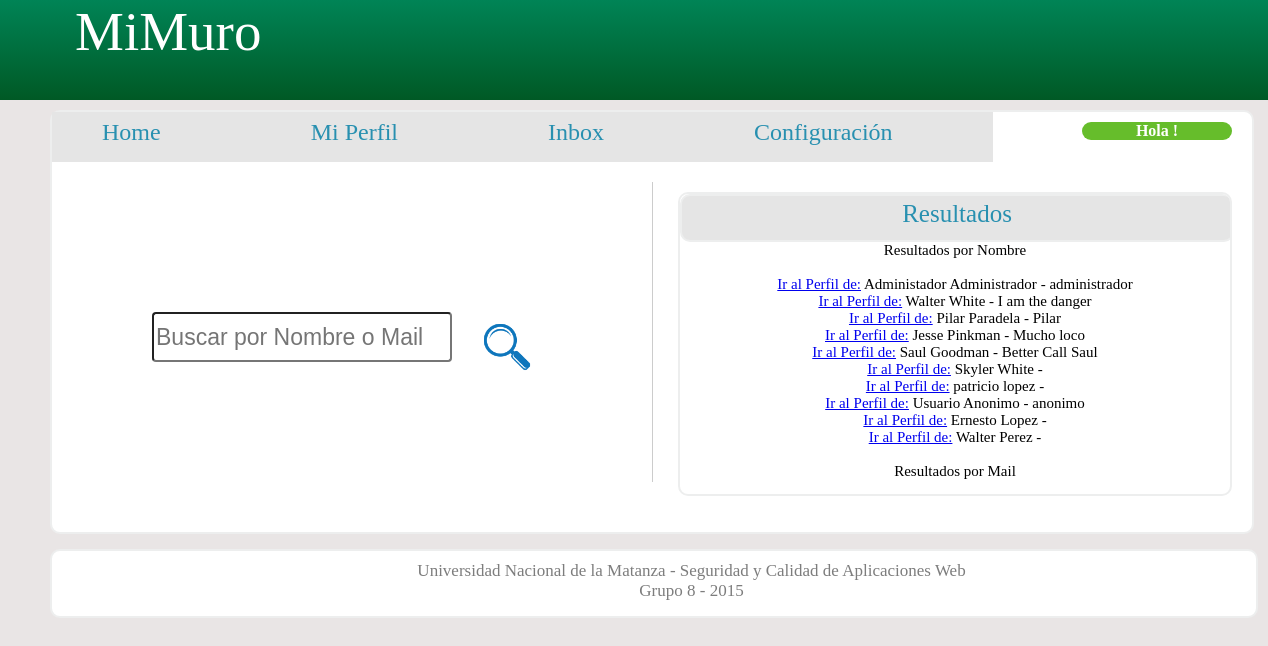
Page /paginas/resultados.php on the committed database.
### tables this page shows
CREATE TABLE `usuario` (
  `idusuario` int(11) NOT NULL AUTO_INCREMENT,
  `nombre` text NOT NULL,
  `apellido` text NOT NULL,
  `mail` text NOT NULL,
  `descripcion` text,
  `password` varchar(100) NOT NULL,
  `administrador` int(11) NOT NULL DEFAULT '0',
  `privacidad` int(11) NOT NULL DEFAULT '3',
  `opcmensajes` int(11) NOT NULL DEFAULT '1',
  PRIMARY KEY (`idusuario`)
);

### paginas/mysql.php (called while the page is built, shortened)
<?php
$server="localhost:3306";
$user="root";
$password="";
$conexion=(mysqli_connect($server,$user,$password));
$consulta=mysqli_query($conexion,$con);
?>

### paginas/resultados.php (the view, shortened to what this page needs)
<!DOCTYPE html>
<html>
<head>
	<link rel="stylesheet" type="text/css" href="../css/estilo2.css"/>
</head>
<body>
<div class="header">
						<?php if 		($_SESSION==null){
						?>
									<div><a href="../index.php" class="mimuro">MiMuro</a></div>
						<?php
							}		else{
						?>
									<div><a href="home.php" class="mimuro">MiMuro</a></div>
						<?php
							}
						?>
		</div>
		<div id="container">
					<ul class="dropdown">
						<li><a href="home.php" class="dir">Home</a></li>
						<li><a href="perfil.php" class="dir">Mi Perfil</a></li>
						<li><a href="mensajes-privados.php" class="dir">Inbox</a></li>
						<li><a href="conf.php" class="dir">Configuraci&oacute;n</a></li>
					</ul>
					<div class="bienvenidos">
						Hola <?php
							?>!
					</div>
					<div id="home">
						<div id="search">
						<form method="post" action="resultados.php" name="busqueda">
						<div id="busqueda"><input type="text" placeholder="Buscar por Nombre o Mail" name="search"
								  style="border-radius:4px; width:300px; height:50px;font-size: 23px" id="busqueda" /></div>
							<div id="lupa"> <input type="image" src="../img/icono_buscar.png" style="width:70px; height:70px;" /></div>
						</form>
						</div>
						<div class="lineavertical2"></div>
						<div id="resultados">
						<div id="mensajestitulo">Resultados</div>
						<?php
						$d=$_POST['search'];
						$con="CALL search1('%$d%')";
						require ("mysql.php");
						echo "<div class='aviso'>Resultados por Nombre</br></br>";
						while($resultados=mysqli_fetch_array($consulta)){
   						echo '<a href="perfil.php?p='.base64_encode($resultados['idusuario']).'">Ir al Perfil de:</a>';
   						echo ' '.$resultados['nombre'].' ';
   						echo $resultados['apellido']." - ";
   						echo $resultados['descripcion']."</br>";
   						}
   						$con="CALL search2('%$d%')";
						require ("mysql.php");
						echo "Resultados por Mail</br></br>";
					    ?>
						</div>
  					</div>
  		</div>
  		</div>
  		<div class="footer">
	  		<div class="pie">
	  		Universidad Nacional de la Matanza - Seguridad y Calidad de Aplicaciones Web <br>
	  		 Grupo 8 - 2015
	  		</div>
  		</div>
</body>
</html>

### css/estilo2.css (style rules this page uses)
body { background-color: #E9E5E5; padding: 0px; margin:0 auto; min-width:960px; }
#container { width: 1200px; height: 420px; margin-top: 10px; border-radius: 10px; border:solid; border-color: #edeeee; border-width: 2px; margin-right: 50px; margin-left:50px; background-color: #fff; }
.header { background: #b4ddb4; background: -moz-linear-gradient(top, #b4ddb4 0%, #008456 0%, #005925 100%); background: -webkit-gradient(linear, left top, left bottom, color-stop(0%,#b4ddb4), color-stop(0%,#008456), color-stop(100%,#005925)); background: -webkit-linear-gradient(top, #b4ddb4 0%,#008456 0%,#005925 100%); background: -o-linear-gradient(top, #b4ddb4 0%,#008456 0%,#005925 100%); background: -ms-linear-gradient(top, #b4ddb4 0%,#008456 0%,#005925 100%); background: linear-gradient(to bottom, #b4ddb4 0%,#008456 0%,#005925 100%); filter: progid:DXImageTransform.Microsoft.gradient( startColorstr='#b4ddb4', endColorstr='#005925',GradientType=0 ); width: 100%; height: 100px; border:0px; padding: 0px; background-repeat: repeat; margin: 0 auto; }
a.mimuro { font-family: 'Corbel'; font-size: 55px; color: #fff; margin-left: 75px; padding-top: 20px; text-decoration: none; }
.footer { width: 1204px; height: 65px; background-color: #fff; border:solid; border-color: #edeeee; border-width: 2px; margin-top: 15px; margin-left:50px; border-radius: 10px; margin-bottom: 0px; }
.pie { font-family: 'Corbel'; font-size: 17px; color: #7D7D7D; margin-left: 75px; text-align: center; margin-top: 10px; }
.dropdown { height:50px; width:960px; }
ul.dropdown, ul.dropdown li, ul.dropdown ul { list-style: none; margin: 0; padding: 0; height: 50px; }
ul.dropdown { position: relative; z-index: 597; float: left; height: 50px; }
ul.dropdown li { float: left; min-height: 1px; line-height: 1.3em; vertical-align: middle; height: 50px; }
ul.dropdown { font: normal 12px 'Corbel', text-transform: uppercase; height: 50px; }
ul.dropdown li { padding: 7px 0; background-color: #E5E5E5; color: #2890B0; line-height: normal; height: 50px; }
ul.dropdown a:link, ul.dropdown a:visited { color: #2890B0; text-decoration: none; font-family: 'Corbel';font-size: 24px; }
ul.dropdown *.dir { padding-right: 100px; background-image: none; background-position: 100% 50%; background-repeat: no-repeat; }
ul.dropdown li a { display: block; padding: 7px 50px; }
ul.dropdown li { padding: 0; }
#home { width: 1200px; height: 300px; float: left; }
#search { width: 450px; height: 150px; margin-left: 100px; margin-top: 150px; float: left; }
#busqueda { width: 300px; height: 50px; float: left; padding-right: 20px; }
#lupa { width: 70px; height: 70px; float: left; padding-right: 10px; }
.lineavertical2 { border-left: 1px solid #ccc; height: 300px; width: 1px; margin-left: 600px; margin-top: 20px; position: absolute; }
#resultados { width:550px; height: 300px; float: right; margin-top: 30px; margin-right: 20px; border-radius: 10px; border: solid; border-width: 2px; border-color: #edeeee; overflow-y:scroll; overflow-x:none; }
#mensajestitulo { border: solid; width: 100%; height: 40px; text-align: center; padding-top: 4px; font-family: 'Corbel'; font-size: 25px; color: #2890B0; background-color: #E5E5E5; border-radius: 10px; border: solid; border-width: 2px; border-color: #edeeee; }
.bienvenidos { color: #fff; background-color: #66bd2b; border-color: #2e6da4; width: 150px; float: right; margin-top: 10px; margin-right: 20px; text-align: center; font-family: 'Corbel'; border-radius: 10px; font-weight: bold; }
.aviso { font-family: 'Corbel'; text-align: center; font-size: 15px; }

### rows in the picture
usuario: nombre "Administador", apellido "Administrador", descripcion "administrador"
usuario: nombre "Walter", apellido "White", descripcion "I am the danger"
usuario: nombre "Pilar", apellido "Paradela", descripcion "Pilar"
usuario: nombre "Jesse", apellido "Pinkman", descripcion "Mucho loco"
usuario: nombre "Saul", apellido "Goodman", descripcion "Better Call Saul"
usuario: nombre "Skyler", apellido "White"
usuario: nombre "patricio", apellido "lopez"
usuario: nombre "Usuario", apellido "Anonimo", descripcion "anonimo"
usuario: nombre "Ernesto", apellido "Lopez"
usuario: nombre "Walter", apellido "Perez"
